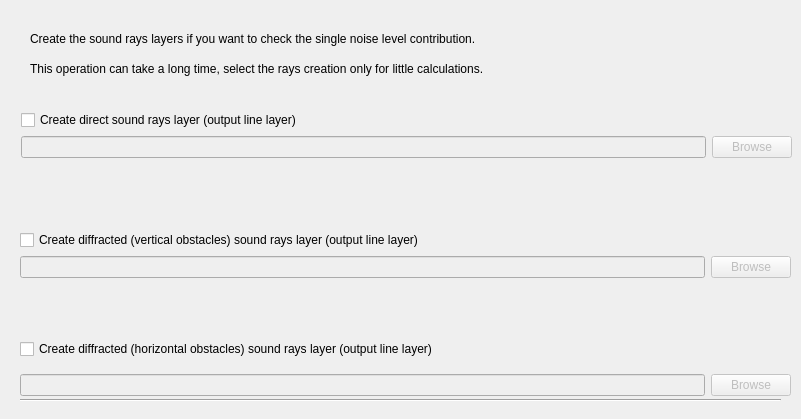
   <widget class="QWidget" name="tabDebug">
    <property name="whatsThis">
     <string/>
    </property>
    <attribute name="title">
     <string>Options</string>
    </attribute>
    <widget class="QLabel" name="label_14">
     <property name="geometry">
      <rect>
       <x>30</x>
       <y>30</y>
       <width>641</width>
       <height>17</height>
      </rect>
     </property>
     <property name="text">
      <string>Create the sound rays layers if you want to check the single noise level contribution.</string>
     </property>
     <property name="alignment">
      <set>Qt::AlignLeading|Qt::AlignLeft|Qt::AlignVCenter</set>
     </property>
    </widget>
    <widget class="QWidget" name="verticalLayoutWidget_12">
     <property name="geometry">
      <rect>
       <x>20</x>
       <y>230</y>
       <width>771</width>
       <height>91</height>
      </rect>
     </property>
     <layout class="QVBoxLayout" name="rays_layer_verticalLayout_2">
      <property name="sizeConstraint">
       <enum>QLayout::SetMaximumSize</enum>
      </property>
      <item>
       <widget class="QCheckBox" name="diff_rays_layer_checkBox">
        <property name="enabled">
         <bool>true</bool>
        </property>
        <property name="text">
         <string>Create diffracted (vertical obstacles) sound rays layer (output line layer)</string>
        </property>
        <property name="checked">
         <bool>false</bool>
        </property>
       </widget>
      </item>
      <item>
       <layout class="QHBoxLayout" name="rays_layer_horizontalLayout_2">
        <property name="sizeConstraint">
         <enum>QLayout::SetFixedSize</enum>
        </property>
        <item>
         <widget class="QLineEdit" name="diff_rays_layer_lineEdit">
          <property name="enabled">
           <bool>false</bool>
          </property>
          <property name="sizePolicy">
           <sizepolicy hsizetype="Expanding" vsizetype="Maximum">
            <horstretch>0</horstretch>
            <verstretch>0</verstretch>
           </sizepolicy>
          </property>
         </widget>
        </item>
        <item>
         <widget class="QPushButton" name="diff_rays_layer_pushButton">
          <property name="enabled">
           <bool>false</bool>
          </property>
          <property name="sizePolicy">
           <sizepolicy hsizetype="Fixed" vsizetype="Fixed">
            <horstretch>0</horstretch>
            <verstretch>0</verstretch>
           </sizepolicy>
          </property>
          <property name="text">
           <string>Browse</string>
          </property>
         </widget>
        </item>
       </layout>
      </item>
     </layout>
    </widget>
    <widget class="QWidget" name="verticalLayoutWidget_7">
     <property name="geometry">
      <rect>
       <x>21</x>
       <y>110</y>
       <width>771</width>
       <height>91</height>
      </rect>
     </property>
     <layout class="QVBoxLayout" name="rays_layer_verticalLayout">
      <property name="sizeConstraint">
       <enum>QLayout::SetMaximumSize</enum>
      </property>
      <item>
       <widget class="QCheckBox" name="rays_layer_checkBox">
        <property name="enabled">
         <bool>true</bool>
        </property>
        <property name="text">
         <string>Create direct sound rays layer (output line layer)</string>
        </property>
        <property name="checked">
         <bool>false</bool>
        </property>
       </widget>
      </item>
      <item>
       <layout class="QHBoxLayout" name="rays_layer_horizontalLayout">
        <property name="sizeConstraint">
         <enum>QLayout::SetFixedSize</enum>
        </property>
        <item>
         <widget class="QLineEdit" name="rays_layer_lineEdit">
          <property name="enabled">
           <bool>false</bool>
          </property>
          <property name="sizePolicy">
           <sizepolicy hsizetype="Expanding" vsizetype="Maximum">
            <horstretch>0</horstretch>
            <verstretch>0</verstretch>
           </sizepolicy>
          </property>
         </widget>
        </item>
        <item>
         <widget class="QPushButton" name="rays_layer_pushButton">
          <property name="enabled">
           <bool>false</bool>
          </property>
          <property name="sizePolicy">
           <sizepolicy hsizetype="Fixed" vsizetype="Fixed">
            <horstretch>0</horstretch>
            <verstretch>0</verstretch>
           </sizepolicy>
          </property>
          <property name="text">
           <string>Browse</string>
          </property>
         </widget>
        </item>
       </layout>
      </item>
     </layout>
    </widget>
    <widget class="QLabel" name="label_15">
     <property name="geometry">
      <rect>
       <x>30</x>
       <y>60</y>
       <width>641</width>
       <height>17</height>
      </rect>
     </property>
     <property name="text">
      <string>This operation can take a long time, select the rays creation only for little calculations.</string>
     </property>
     <property name="alignment">
      <set>Qt::AlignLeading|Qt::AlignLeft|Qt::AlignVCenter</set>
     </property>
    </widget>
    <widget class="Line" name="line_4">
     <property name="geometry">
      <rect>
       <x>20</x>
       <y>390</y>
       <width>761</width>
       <height>20</height>
      </rect>
     </property>
     <property name="orientation">
      <enum>Qt::Horizontal</enum>
     </property>
    </widget>
    <widget class="QWidget" name="layoutWidget">
     <property name="geometry">
      <rect>
       <x>20</x>
       <y>330</y>
       <width>771</width>
       <height>75</height>
      </rect>
     </property>
     <layout class="QVBoxLayout" name="verticalLayout_3">
      <item>
       <widget class="QCheckBox" name="diff3DRaysCheck">
        <property name="text">
         <string>Create diffracted (horizontal obstacles) sound rays layer (output line layer)</string>
        </property>
       </widget>
      </item>
      <item>
       <layout class="QHBoxLayout" name="horizontalLayout_13">
        <item>
         <widget class="QLineEdit" name="diff3D_rays_layer_lineEdit">
          <property name="enabled">
           <bool>false</bool>
          </property>
         </widget>
        </item>
        <item>
         <widget class="QPushButton" name="dif3Df_rays_layer_pushButton">
          <property name="enabled">
           <bool>false</bool>
          </property>
          <property name="text">
           <string>Browse</string>
          </property>
         </widget>
        </item>
       </layout>
      </item>
     </layout>
    </widget>
   </widget>
